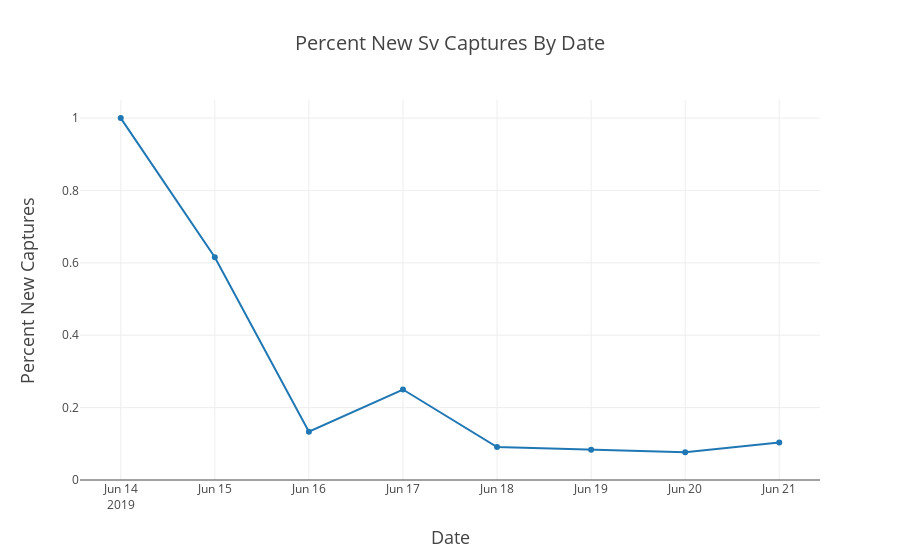

Notebook cell for this chart:
### Code cell
species ='Sv'
# from datetime import datetime

PercNew = go.Scatter(x=nCaptures.loc[nCaptures.Species==species].Date, 
                y=nCaptures.loc[nCaptures.Species==species].percNew,
               mode = 'lines+markers',  name = '% New')
data = [PercNew]
layout = go.Layout(
    title = 'Percent New {} Captures By Date'.format(species),
    titlefont = dict(
        size = 20),
    xaxis = dict(
#         dtick = 1,
        title = 'Date',
        titlefont = dict(
            size = 18)),
    yaxis = dict(
        title = 'Percent New Captures',
        titlefont = dict(
            size = 18),
    range = [0,1.05]))
fig = go.Figure(
        data = data,
        layout = layout)
iplot(fig,
         filename = 'Percent New {} Captures By Date for {}.html'.format(species, year))

### Figure 1 — Plotly figure (JSON) as saved in the notebook; plotly's stock layout.template omitted (floating-point values rounded to 4 significant figures)
{"data": [{"mode": "lines+markers", "name": "% New", "type": "scatter", "uid": "68468f8c-de62-4294-bb62-f9f39b1f1f7c", "x": ["2019-06-14", "2019-06-15", "2019-06-16", "2019-06-17", "2019-06-18", "2019-06-19", "2019-06-20", "2019-06-21"], "y": [1, 0.6154, 0.1333, 0.25, 0.09091, 0.08333, 0.07692, 0.1034]}], "layout": {"title": {"font": {"size": 20}, "text": "Percent New Sv Captures By Date"}, "xaxis": {"title": {"font": {"size": 18}, "text": "Date"}}, "yaxis": {"range": [0, 1.05], "title": {"font": {"size": 18}, "text": "Percent New Captures"}}}}
